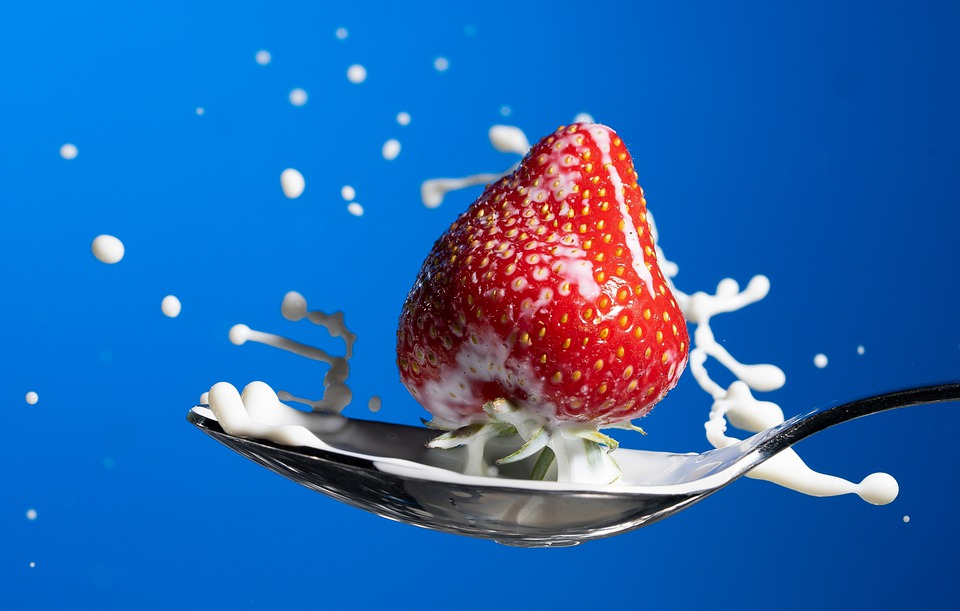
#> input picture images/strawberry.jpg, 960 x 611 px
$ jupyter execute --allow-errors Spatial_processing.ipynb
#> lines starting #> are read from the running program, lines starting #| are printed output that depends on the picture
#> the sliders are set to x = 0
# Spatial processing
This notebook will cover image processing in the spatial domain for the image processing part of TDT4195.

[cell 1]
#Import statements
from matplotlib import pyplot as plt
import numpy as np
from ipywidgets import interact, interact_manual, FloatSlider
import ipywidgets as widgets

## Sampling and quantization

The world around us is analog or continous, while digital images are discrete. In order to produce a digital image from a continous signal we must do the two processes called sampling and quantization.

### Sampling
In image processing sampling is the process of reducing the continous spatial signal to a discrete set of pixels. Its effect can be illustrated by excessively undersampling an image and looking at the result. An undersampled image will appear pixelated.

[cell 2]
def sample(x):
#> called with x = 0
    image = plt.imread("images/strawberry.jpg")[::2, ::2]
    x = 2**(8-x)
    plt.figure(figsize = (10,10))
    plt.imshow(image[::x, ::x])
    plt.show()

_ = interact(sample,x=widgets.IntSlider(min=1, max=8, step=1, value=0))

### Quantization
Whereas sampling is the process discretizising image in the spatial extent to a discrete set of pixels, quantization is the process of reducing the continous range of possible color intensity values to a discrete set of intensities. Often we use uint8 to represent color values. That gives us a range of 256 different color intensity levels. Other times we may require a higher integer precision for a more true representation, or we may reduce the number of possible intensity levels in order to compress the image.

[cell 3]
def quantize(color_bits):
    image = plt.imread("images/strawberry.jpg")[::2, ::2]
    x = 2**(8-color_bits)
    plt.figure(figsize = (10,10))
    plt.imshow(image - image % x)
    plt.show()

_ = interact(quantize,color_bits=widgets.IntSlider(min=1, max=8, step=1, value=0))
#> the sliders are set to color_bits = 0
#> the sliders are set to image_path = lake

## Intensity transformations
Some of the simplest image processing operations are intensity transformations or point processing operations. Intensity transformations are image operations that operate on each pixel individually without respect to the neighbouring pixels. This is in contrast to neighbourhood processing, which assesses the neighbourhood around each pixel in order to transform it.

In intensity transforms each pixel is assigned a new color according to a scalar function:
$$c' = f(c)$$

The function f can vary alot depending on what we want to do. The following code snippets display some common mathematical operations that we can apply to images.

### Image historgram
When we apply intensity transforms we are usually interested in how the transformation affectes the image histogram. An image histogram is simply a histogram that displays the image distribution over all intensity values. We can calculate and display image histograms with matplotlib.

We can get a lot of usefull information from assessing the image histogram. Images where most values are at the lower end of the distribution are dark, images with mostly high values are bright, images with intensity values spread over a short span have low contrast and images with values spread over all possible intensities are high in contrast. Ideally we want a flat image-histogram.

[cell 4]
def display_image_and_histogram(image_path):
#> called with image_path = 'lake'
    image = plt.imread("images/bw_" + image_path + ".jpg")[::2,::2,0]
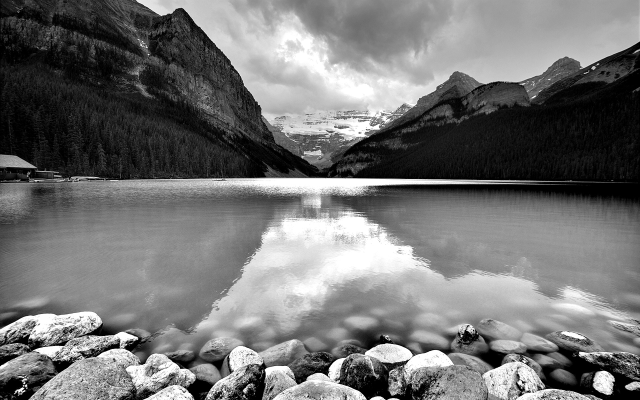
#> input picture images/bw_lake.jpg, 1280 x 800 px (shown at 1/2 size)
#> image: shape (400, 640); min 0, max 255, mean 114.8
    plt.figure(figsize = (12,4))
    plt.subplot(1,2,1)
    plt.imshow(image, cmap = "gray")
    plt.subplot(1,2,2)

    #Always remeber to flatten the image array before calculating the histogram
    _ = plt.hist(image.reshape(-1), bins=64)
    plt.title("Image histogram")
    plt.show()
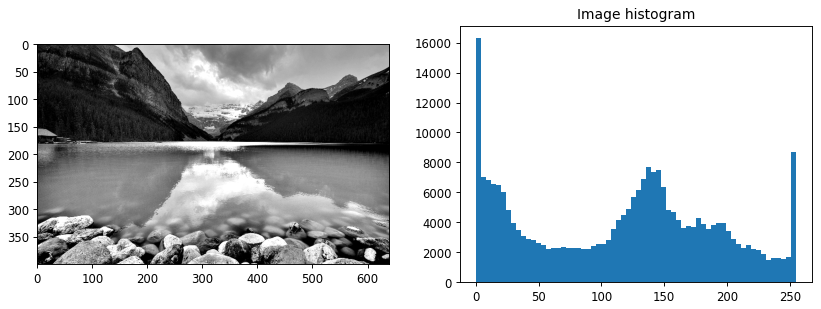
#> figure drawn by matplotlib, 2 panels; panel 2: tallest bar 16313 high, from x = 0 to 3.98
#> the sliders are set to image_path = lake, window = 256, level = 127


_ = interact(display_image_and_histogram, image_path = ["lake", "mountain", "alpine", "sunset", "boat"] )

### Intuition - Window and level transform
We can transform an image's brightness and contrast by transforming the image-historgram. A simple method is the window/level-transform.

[cell 5]
def make_window_level_transform(window, level):
#> called with window = 256, level = 127
    half_window = window/2
    y = np.zeros(256)
    for x in range(256):
        if(x < level - half_window):
            y[x] = 0
        elif (x >= level + half_window):
            y[x] = 255
        else:
            y[x] = (x - level + half_window) * 255/window
    return y.astype(np.uint8)

def window_transform_image(image_path, window, level):
    transform = make_window_level_transform(window, level)
    image = plt.imread("images/bw_" + image_path + ".jpg")[::2,::2,0]

    plt.figure(figsize=(18,10))
    plt.subplot(2,2,1)
    plt.imshow(image, cmap = "gray")
    plt.title("Original image")

    image = transform[image[:,:]]
    image[0,0] = 254   #Necessary so that matplotlib doesn't normalize all white images to black
#> image: shape (400, 640); min 0, max 255, mean 114.8
    plt.subplot(2,2,2)
    plt.imshow(image, cmap = "gray")
    plt.title("Transformed image")

    plt.subplot(2,2,3)
    plt.plot(np.arange(256), transform)
    plt.title("Transformation function")

    plt.subplot(2,2,4)
    _ = plt.hist(image.reshape(-1), bins = 64)
    plt.title("Image histogram")
    plt.show()
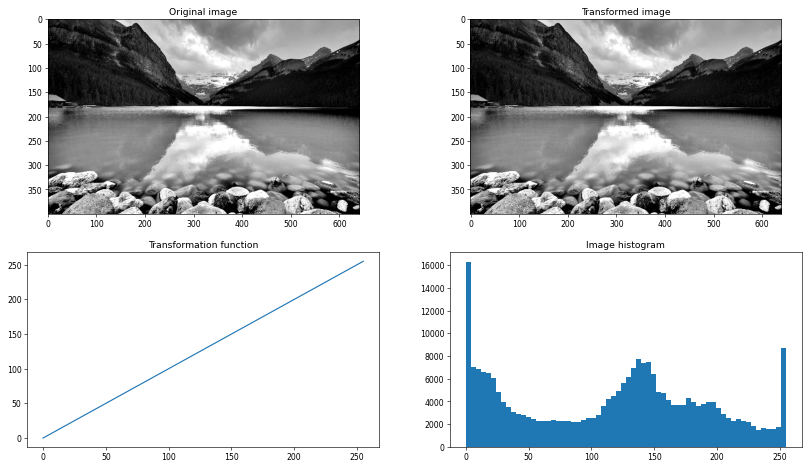
#> figure drawn by matplotlib, 4 panels; panel 3: curve peaks at x = 255, y = 255; panel 4: tallest bar 16313 high, from x = 0 to 3.98
#> the sliders are set to gamma = 1.0

_ = interact_manual(window_transform_image, image_path = ["lake", "mountain", "alpine", "sunset", "boat"],\
                    window = widgets.IntSlider(min = 0, max = 256, step = 2, value=256),\
             level = widgets.IntSlider(min = 0, max = 256, step = 1, value=127))

### Gamma transform
Interactive display of how the gamma-transform affects an image.

[cell 6]
def gamma_transform(gamma):
#> called with gamma = 1
    image = plt.imread("images/bw_lake.jpg")[::2,::2,0]
    plt.figure(figsize = (10,10))
    plt.subplot(2,2,1)
    plt.imshow(image, cmap = "gray")
    plt.title("Original image")

    #Apply gamma transform
    image = image/255.
    image = image**gamma

    plt.subplot(2,2,2)
    plt.imshow(image, cmap = "gray")
    plt.title("Transformed image")

    #Calculate histogram
    image = (image * 255).astype(np.uint8).reshape(-1)
    plt.subplot(2,2,3)
    _ = plt.hist(image, bins=64)
    plt.title("Image histogram")

    #Plot gamma-function
    x = np.arange(256)
    y = ((x/255.)**gamma)*255
    plt.subplot(2,2,4)
    plt.plot(x,y)
    plt.title("Transformation function")
    plt.show()
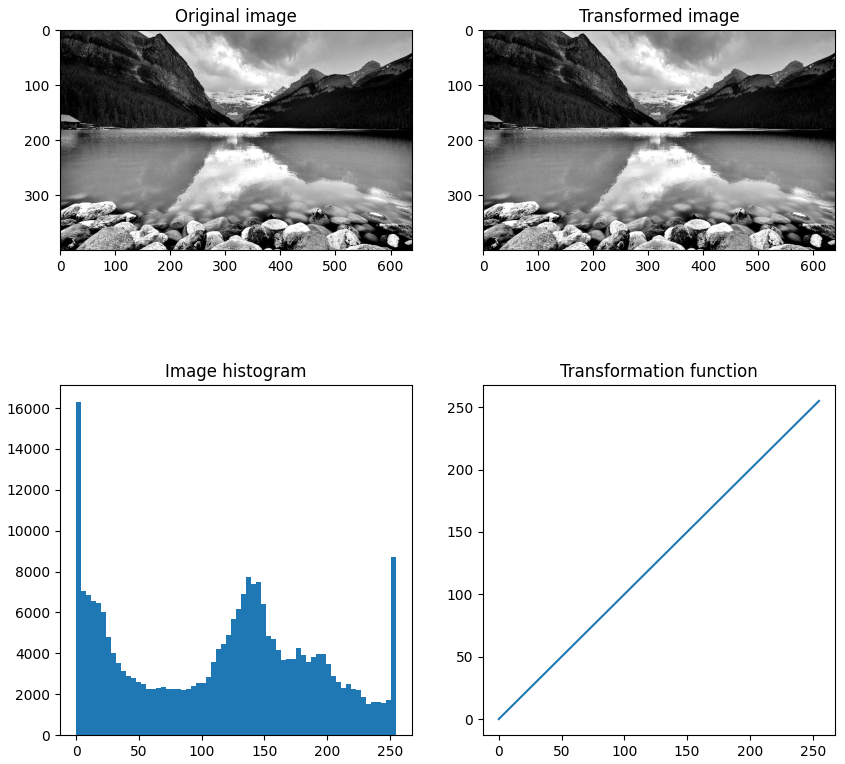
#> figure drawn by matplotlib, 4 panels; panel 3: tallest bar 16313 high, from x = 0 to 3.98; panel 4: curve peaks at x = 255, y = 255
#> the sliders are set to transform = log

_ = interact_manual(gamma_transform,  gamma=FloatSlider(min=0.01, max=5.0, step=1e-2, value=1.0))

### Log and inverse log transform
Interactive display of the log and inverse log transform

[cell 7]
def log_transform(transform):
#> called with transform = 'log'
    image = plt.imread("images/bw_lake.jpg")[:,:,0]
#> image: shape (800, 1280); min 0, max 255, mean 114.8
    image = image/255.
    if transform == "log":
        c = 1/np.log(2)
        image = c*np.log(image + 1)
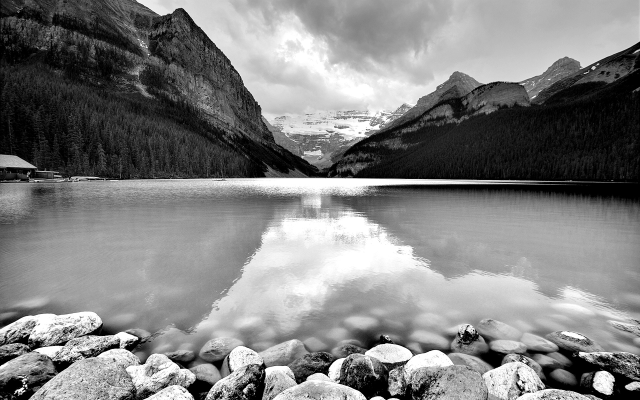
#> image: shape (800, 1280) float64 (shown at 1/2 size); min 0, max 1, mean 0.505
    elif transform == "inverse log":
        c = 1/np.log(2)
        image = np.exp(image/c) - 1
    else:
        pass
    plt.figure(figsize=(12,6))
    plt.imshow(image, cmap = "gray")
    plt.show()
    image = (image * 255).astype(np.uint8).reshape(-1)
    plt.figure(figsize=(10,6))
    _ = plt.hist(image, bins=64)
    plt.title("Image histogram")
    plt.show()
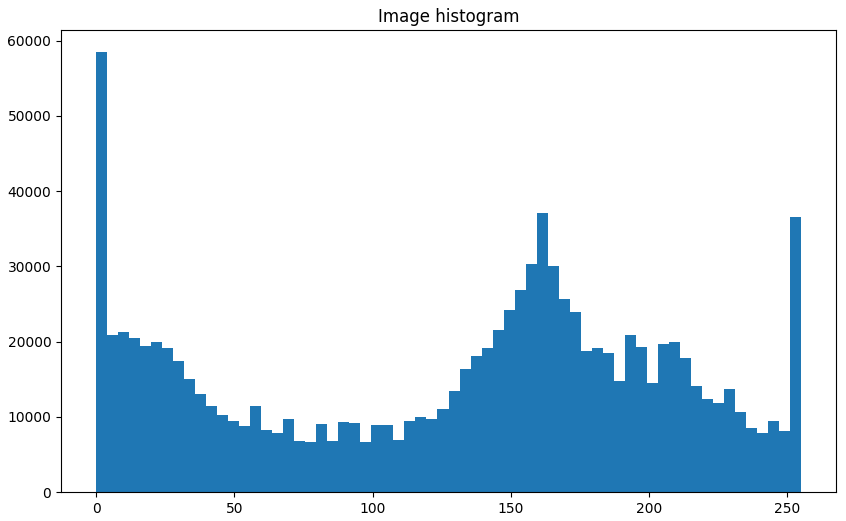
#> figure drawn by matplotlib, 1 panel; tallest bar 58480 high, from x = 0 to 3.98
#> the sliders are set to image_name = alpine, gamma = 1.0
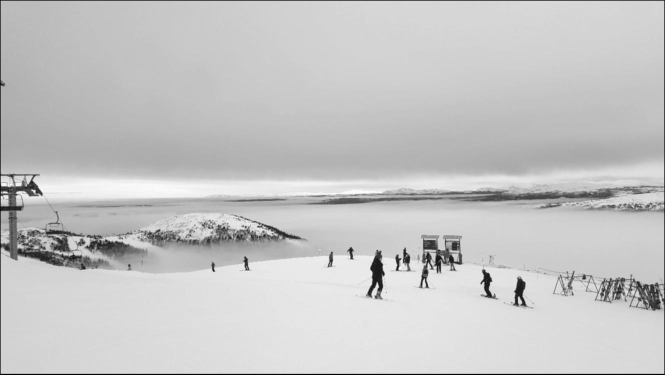
#> input picture images/bw_alpine.jpg, 1330 x 749 px (shown at 1/2 size)

_ = interact_manual(log_transform, transform = ["log", "identity", "inverse log"])

### Histogram equalization
Histogram equalization is a method used in image processing to improve contrast in images. It stretches the dynamic range for the most frequent intensity values, effectively spreading them out over the whole range of possible values. Normally this will imporve the contrast of images, brighten dark images and darken bright images.

[cell 8]
def histogram_eq(image):
    #First we calculate the histogram.
    hist, bins = np.histogram(image[:,:], range(257))
#> hist = 256 values, max 40909 at index 211, min 1 at index 12, mean 3891.3; bins = 257 values from 0 to 256

    #Then we calculate the cumulative histogram
    cumulative_hist = np.cumsum(hist)
#> cumulative_hist = 256 values from 1869 to 996170

    #Then we normalize the histogram to [0., 1.]
    normalized_cumulative_hist = cumulative_hist.astype(float)
#> normalized_cumulative_hist = 256 values from 1869 to 996170
    normalized_cumulative_hist /= normalized_cumulative_hist[-1]
#> normalized_cumulative_hist = 256 values from 0.00188 to 1

    #Then we construct an intensity mapping table by multiplying with the maximum intensity value
    table = (normalized_cumulative_hist * 255).astype(np.uint8)
#> table = 256 values from 0 to 255

    #Lastly we create the new image by mapping each of the old intensities to the new corresponding intensity
    new_im = table[image[:,:]]
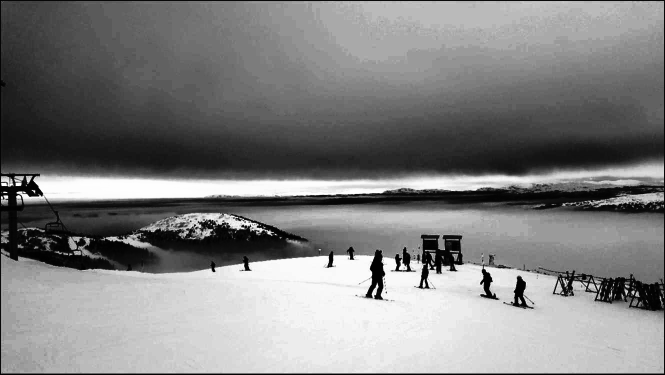
#> new_im: shape (749, 1330) (shown at 1/2 size); min 0, max 255, mean 129.1
    return new_im, table

def histogram_transform_image(image):
    new_image, transform = histogram_eq(image)
#> transform = 256 values from 0 to 255
    plt.figure(figsize=(16,6))
    plt.subplot(1,2,1)
    plt.imshow(image, cmap = "gray")
    plt.title("Original image")
    plt.subplot(1,2,2)
    plt.imshow(new_image, cmap = "gray")
    plt.title("Transformed image")
    plt.show()
    plt.figure(figsize=(16,3))
    plt.subplot(1,3,1)
    plt.plot(np.arange(256), transform)
    plt.title("Transformation function")

    plt.subplot(1,3,2)
    _ = plt.hist(image.reshape(-1), bins = 64)
    plt.title("Original image histogram")

    plt.subplot(1,3,3)
    _ = plt.hist(new_image.reshape(-1), bins = 64)
    plt.title("Transformed image histogram")
    plt.show()
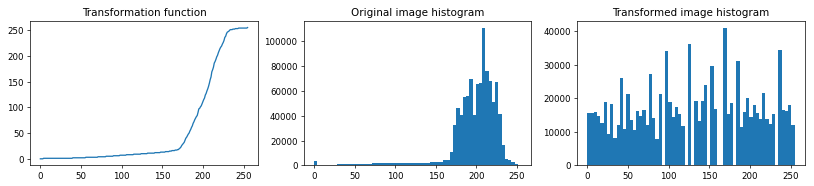
#> figure drawn by matplotlib, 3 panels; panel 1: curve peaks at x = 255, y = 255; panel 2: tallest bar 110901 high, from x = 207.2 to 211.2; panel 3: tallest bar 40909 high, from x = 167.3 to 171.3
#> the sliders are set to image_name = butterfly, kernel_1 = dict_keys(['identity', 'gaussi, kernel_2 = dict_keys(['identity', 'gaussi


def window_level_then_histogram(image_name, window, level):
    window_level_transform = make_window_level_transform(window, level)
    image = plt.imread("images/bw_" + image_name + ".jpg")[:,:,0]
    image = window_level_transform[image]
    histogram_transform_image(image)


def gamma_then_histogram(image_name, gamma):
    image = plt.imread("images/bw_" + image_name + ".jpg")[:,:,0]
    image = (image/255)**gamma
    image = (image*255).astype(np.uint8)
    histogram_transform_image(image)
#_ = interact_manual(window_level_then_histogram, image_name = ["lake", "mountain", "alpine", "sunset", "boat"],\
 #                  window = widgets.IntSlider(min = 0, max = 256, step = 2, value=256),\
  #                 level = widgets.IntSlider(min = 0, max = 256, step = 1, value=127))


_ = interact_manual(gamma_then_histogram, image_name = ["alpine", "sunset", "boat", "lake", "mountain", ],\
                    gamma=FloatSlider(min=0.01, max=5.0, step=1e-2, value=1.0))

## Neighborhood filtering
Neighborhood filtering covers image processing techniques that transform each pixel with respect to its neighbors. The common operation is image convolution. By varying the convolution kernels we can achieve many different effects.

This tool is supposed to be an interactive display of different convolution kernels. Most of the kernels can be found [here](https://en.wikipedia.org/wiki/Kernel_(image_processing)). Common operations are image smoothening, image sharpening and edge detection. Normally, we apply image smoothening before edge detection. This is because edge detection is basically the same as derivating the image, and taking the derivative of a noisy signal will yield even more noise. If we first smoothen the image, we will eliminate some of the noise before applying the edge detection. Smoothening with a small kernel will allow you to detect fine edges, while applying a large smoothening kernel will allow you to detect only the cleares edges.

Try different combinations of covolution kernels and assess the results. Convolving the **boat** image with **box_9** and **sobel_y** is a good place to start. Have fun!

[cell 9]
def convolve_image(image, kernel):
    h, w = image.shape[:2]
    kernel_size= kernel.shape[0]

    #Rotate 180 degrees in order to perform convolution and not correlation
    kernel = np.rot90(np.rot90(kernel))
    pad = (kernel_size - 1) // 2

    image = np.pad(image, pad_width = ((pad,pad), (pad,pad)), mode = "edge")

    output = np.zeros_like(image, dtype = np.float64)
    for y in range(h):
        for x in range(w):
            im_slice = image[y: y+kernel_size, x: x + kernel_size]

            value = np.sum(im_slice*kernel, axis = (0,1))
            output[y + pad, x + pad] = value

    output = output[pad:-pad, pad:-pad]
    output -= output.min()
    output /= output.max()
    #Could also be uint8, but it seems like that will discard some information
    return (output*65025).astype(np.uint16)

kernel_map = {
    "identity"   : np.array([[0,0,0], [0,1,0], [0,0,0]]),
    "gaussian_3" : np.array([[1,2,1], [2,4,2], [1,2,1]])/16,
    "gaussian_5" : np.array([[1,4,6,4,1], [4,16,24,16,4],\
                             [6,24,36,24,6], [4,16,24,16,4], [1,4,6,4,1]]) /256,
    "gaussian_7" : np.array([[0,0,1,2,1,0,0],
                             [0,3,13,22,13,3,0],
                             [1,13,59,97,69,13,1],\
                             [2,22,97,159,97,22,2],
                             [1,13,59,97,59,13,1],
                             [0,3,13,22,13,3,0],\
                             [0,0,1,2,1,0,0]])/1012,
    "box_3"      : np.ones((3,3))/9,
    "box_5"      : np.ones((5,5))/25,
    "box_7"      : np.ones((7,7))/49,
    "box_9"      : np.ones((9,9))/81,
    "edge_1"     : np.array([[1,0,-1], [0,0,0],[-1,0,1]]),
    "edge_2"     : np.array([[0,-1,0], [-1,4,-1], [0,-1,0]]),
    "edge_3"     : np.array([[-1,-1,-1], [-1,8,-1], [-1,-1,-1]]),
    "sharpen"    : np.array([[0,-1,0], [-1,5,-1], [0,-1,0]]),
    "sobel_x"    : np.array([[1,0,-1], [2,0,-2], [1,0,-1]]),
    "sobel_y"  : np.array([[1,2,1], [0,0,0], [-1,-2,-1]])
    }

def display_convolved_image(image_name, kernel_1, kernel_2):
#> called with image_name = 'butterfly'
    image = plt.imread("images/bw_" + image_name + ".jpg")[:,:,0]
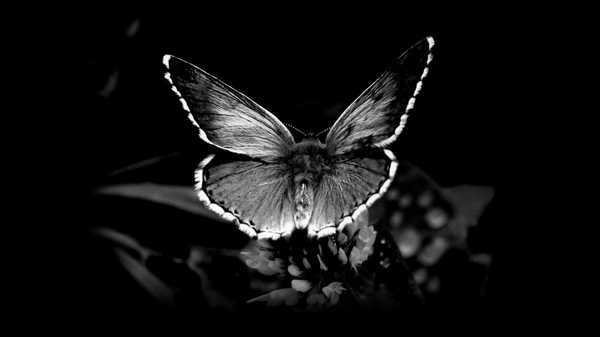
#> input picture images/bw_butterfly.jpg, 600 x 337 px
#> image: shape (337, 600); min 0, max 255, mean 16.9
    if image_name in ["alpine", "sunset", "boat", "lake", "mountain"]:
        image = image[::2,::2]


    output = convolve_image(image, kernel_map[kernel_1])
    output = convolve_image(output, kernel_map[kernel_2])
    plt.figure(figsize = (10,10))
    plt.imshow(output, cmap = "gray")
    plt.show()

#> (the rest of this cell did not finish here and is left out)
